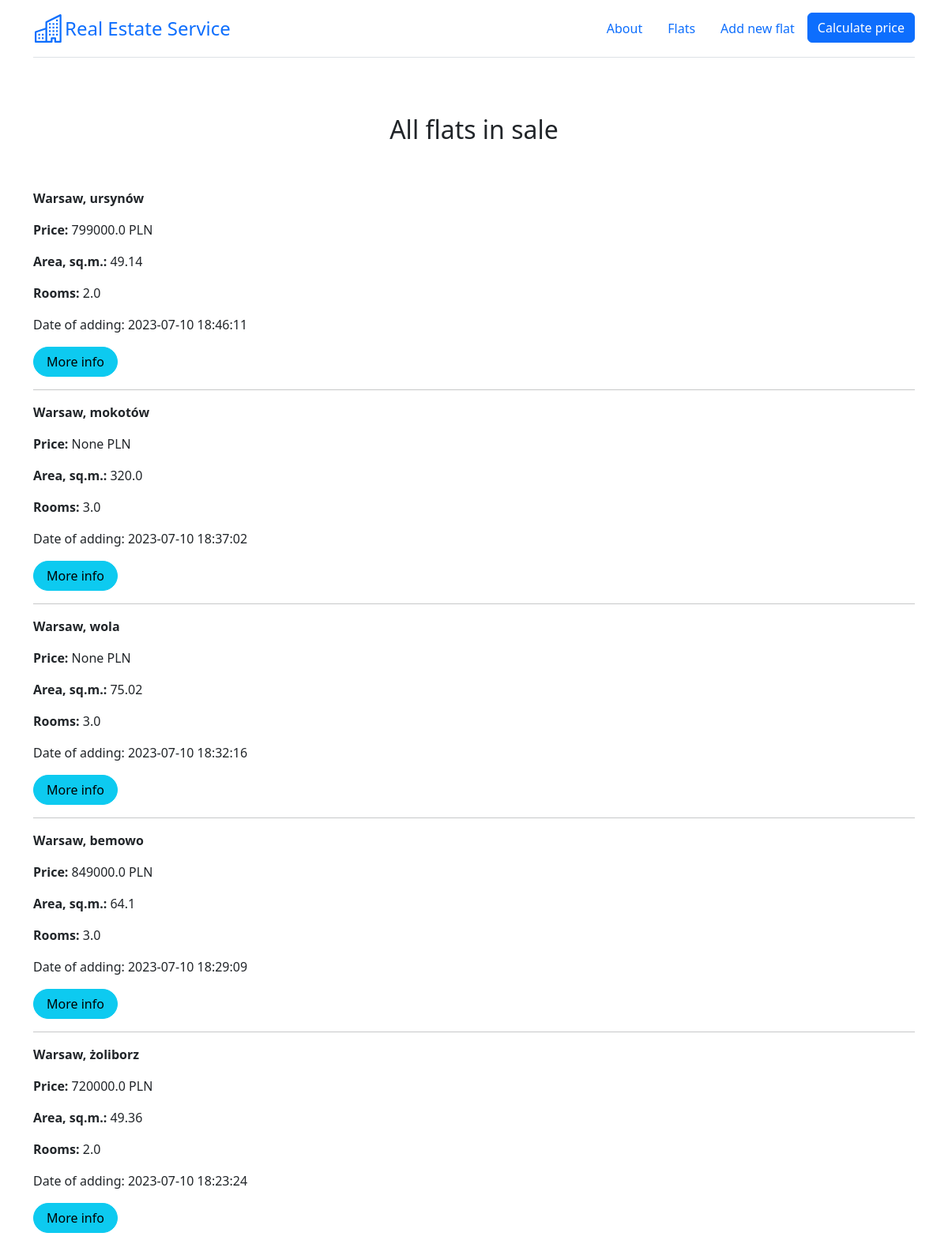
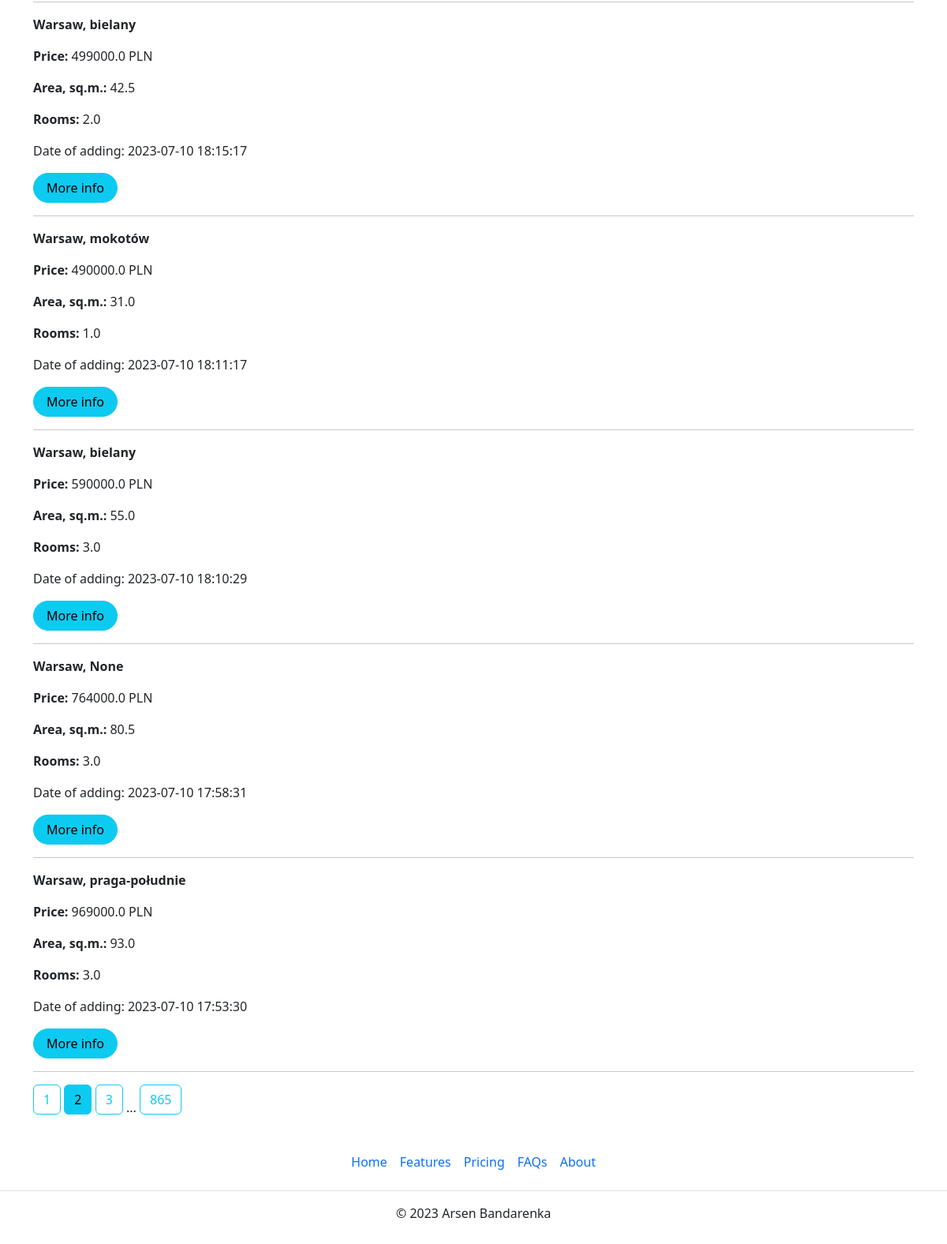
Page /flats?page=2 on the earlier database version (2 pictures, top to bottom).
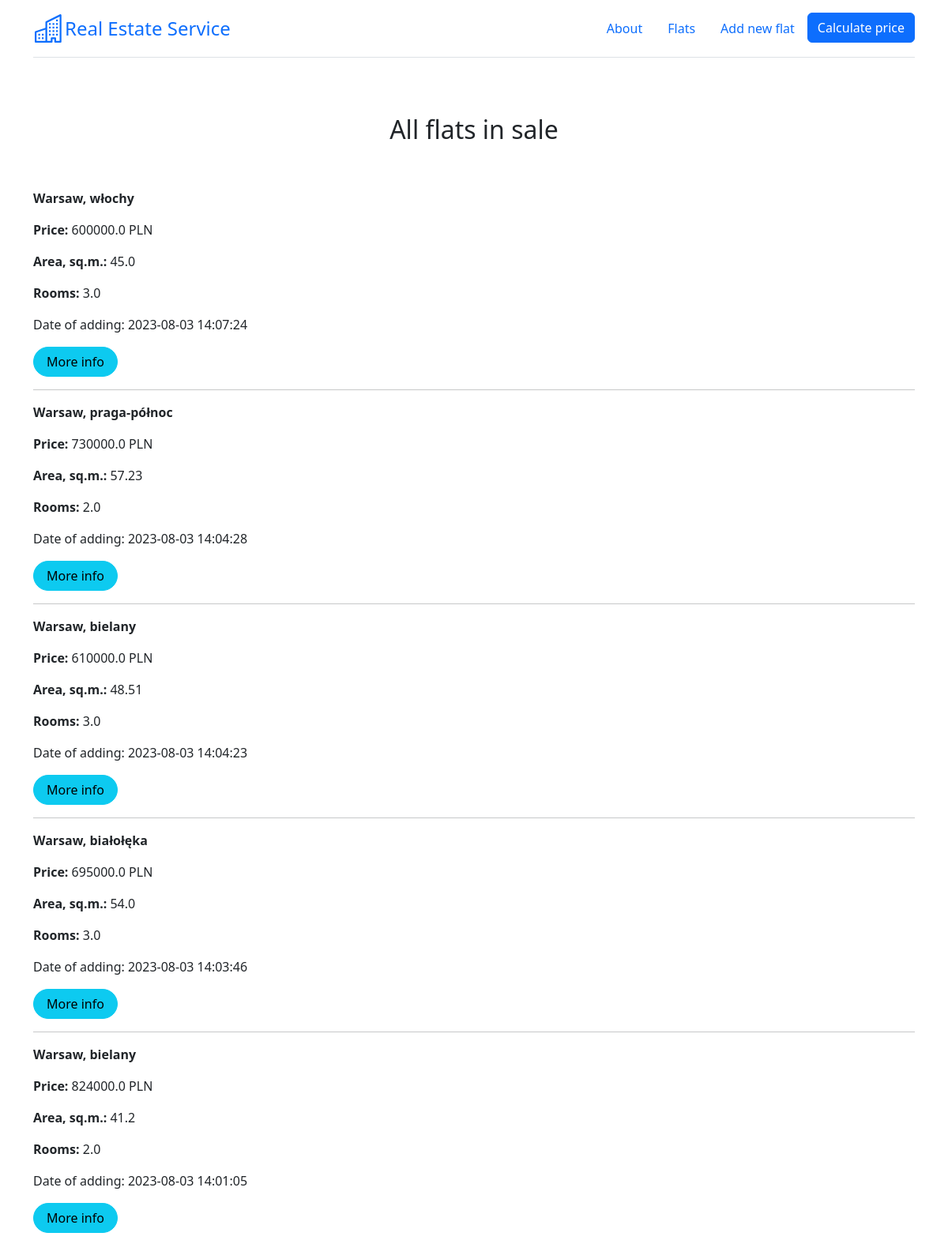
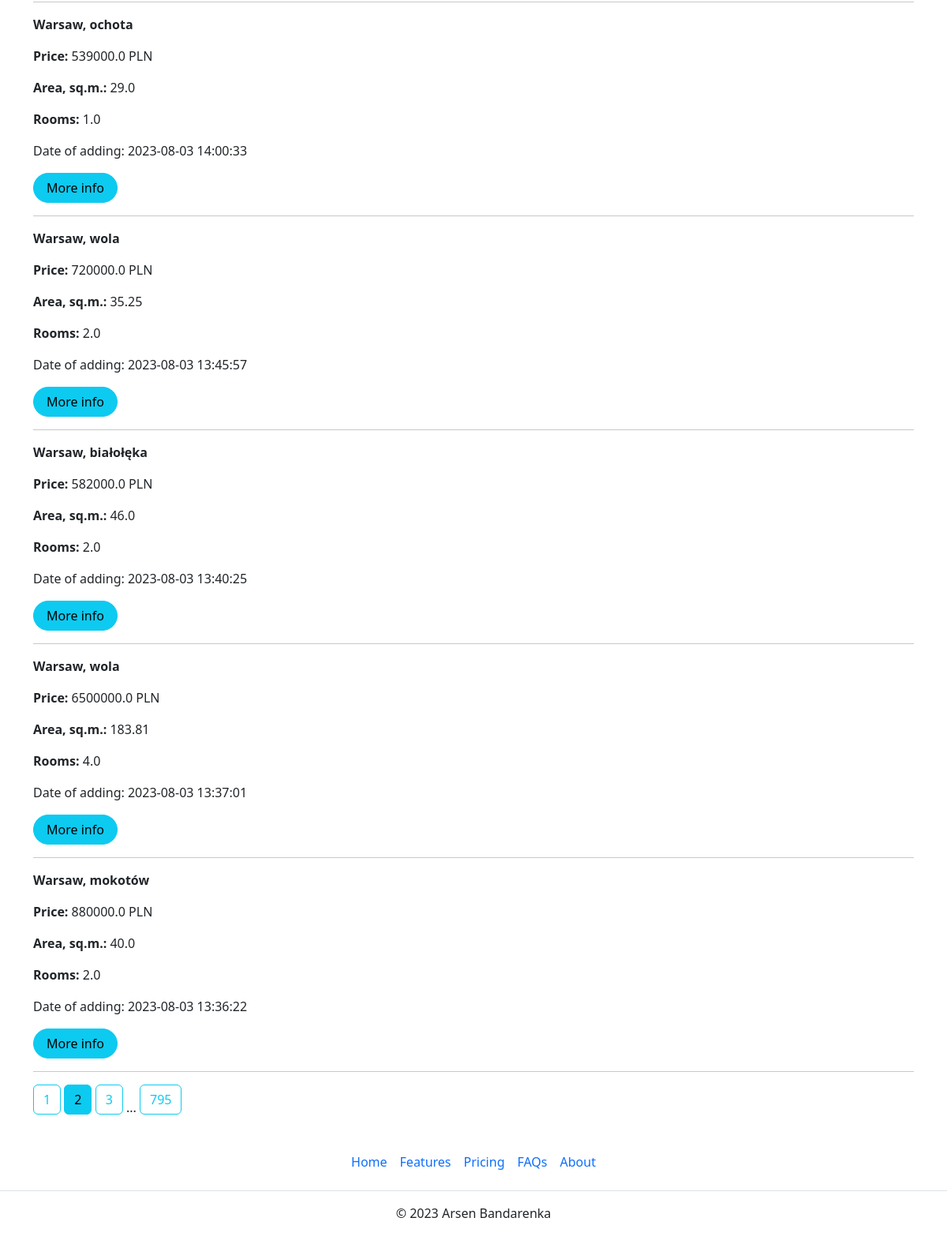
Same page on the later database version (2 pictures, top to bottom).
### app.py (models this page shows)
class Flat(db.Model):
    __tablename__ = "flats_load"
    __table_args__ = {'extend_existing': True}
    id = db.Column(db.Integer, primary_key=True, unique=True)
    district = db.Column(db.Text)
    street = db.Column(db.Text)
    price = db.Column(db.Float)
    area = db.Column(db.Float)
    rooms = db.Column(db.Integer)
    renovation = db.Column(db.Integer)
    floor = db.Column(db.Integer)
    market = db.Column(db.Integer)
    elevator = db.Column(db.Integer)
    balcony = db.Column(db.Integer)
    terrace = db.Column(db.Integer)
    garden = db.Column(db.Integer)
    central_heating = db.Column(db.Integer)
    seller = db.Column(db.Integer)
    blok = db.Column(db.Integer)
    parking = db.Column(db.Integer)
    publication_date = db.Column(db.DateTime, default=datetime.datetime.now())

### app.py (the view)
@app.route('/flats')
def show_flats():
    page = request.args.get('page', 1, type=int)
    flats = db.paginate(db.select(Flat).order_by(Flat.publication_date.desc()), page=page, per_page=10)
    return render_template('gpt_page.html', flats=flats, floor_dict=floor_dict)

### templates/gpt_page.html (shortened to what this page needs)
{% extends 'base.html' %}
{% block text_center %}<h2>All flats in sale</h2>{% endblock %}
{% block body %}
{% for flat in flats.items %}
    <p><strong>Warsaw, {{flat.district}}</strong></p>
    <p><strong>Price: </strong> {{flat.price}} PLN</p>
    <p><strong>Area, sq.m.: </strong> {{flat.area}}</p>
    <p><strong>Rooms: </strong> {{flat.rooms}}</p>
    <p>Date of adding: {{flat.publication_date}}</p>
    <a href="/flats/{{ flat.id }}" class="btn btn-info rounded-pill px-3">More info</a>
    <hr>
{% endfor %}
{% for page_num in flats.iter_pages(left_edge=1, left_current=1, right_current=1, right_edge=1) %}
{% if page_num %}
    {% if flats.page == page_num %}
    <a class="btn btn-info mb-4" href="{{ url_for('show_flats', page=page_num) }}">{{ page_num }}</a>
    {% else %}
    <a class="btn btn-outline-info mb-4" href="{{ url_for('show_flats', page=page_num) }}">{{ page_num }}</a>
    {% endif %}
{% else %}
...
{% endif %}
{% endfor %}
{% endblock %}

Differences in the rows shown:
no longer on this page (row edited): Flat: district "ursynów", price "799000.0", area "49.14", rooms "2.0", publication_date "2023-07-10 18:46:11"
no longer on this page (row edited): Flat: district "mokotów", price "None", area "320.0", rooms "3.0", publication_date "2023-07-10 18:37:02"
no longer on this page (row edited): Flat: district "wola", price "None", area "75.02", rooms "3.0", publication_date "2023-07-10 18:32:16"
no longer on this page (row edited): Flat: district "bemowo", price "849000.0", area "64.1", rooms "3.0", publication_date "2023-07-10 18:29:09"
no longer on this page (row edited): Flat: district "żoliborz", price "720000.0", area "49.36", rooms "2.0", publication_date "2023-07-10 18:23:24"
no longer on this page (row edited): Flat: district "bielany", price "499000.0", area "42.5", rooms "2.0", publication_date "2023-07-10 18:15:17"
no longer on this page (row edited): Flat: district "mokotów", price "490000.0", area "31.0", rooms "1.0", publication_date "2023-07-10 18:11:17"
no longer on this page (row edited): Flat: district "bielany", price "590000.0", area "55.0", rooms "3.0", publication_date "2023-07-10 18:10:29"
no longer on this page (row edited): Flat: district "None", price "764000.0", area "80.5", rooms "3.0", publication_date "2023-07-10 17:58:31"
no longer on this page (row edited): Flat: district "praga-południe", price "969000.0", area "93.0", rooms "3.0", publication_date "2023-07-10 17:53:30"
now on this page (row edited): Flat: district "włochy", price "600000.0", area "45.0", rooms "3.0", publication_date "2023-08-03 14:07:24"
now on this page (row edited): Flat: district "praga-północ", price "730000.0", area "57.23", rooms "2.0", publication_date "2023-08-03 14:04:28"
now on this page (row edited): Flat: district "bielany", price "610000.0", area "48.51", rooms "3.0", publication_date "2023-08-03 14:04:23"
now on this page (row edited): Flat: district "białołęka", price "695000.0", area "54.0", rooms "3.0", publication_date "2023-08-03 14:03:46"
now on this page (row edited): Flat: district "bielany", price "824000.0", area "41.2", rooms "2.0", publication_date "2023-08-03 14:01:05"
now on this page (row edited): Flat: district "ochota", price "539000.0", area "29.0", rooms "1.0", publication_date "2023-08-03 14:00:33"
now on this page (row edited): Flat: district "wola", price "720000.0", area "35.25", rooms "2.0", publication_date "2023-08-03 13:45:57"
now on this page (row edited): Flat: district "białołęka", price "582000.0", area "46.0", rooms "2.0", publication_date "2023-08-03 13:40:25"
now on this page (row edited): Flat: district "wola", price "6500000.0", area "183.81", rooms "4.0", publication_date "2023-08-03 13:37:01"
now on this page (row edited): Flat: district "mokotów", price "880000.0", area "40.0", rooms "2.0", publication_date "2023-08-03 13:36:22"
Other differences:
new list line: "795"
list line gone: "865"
